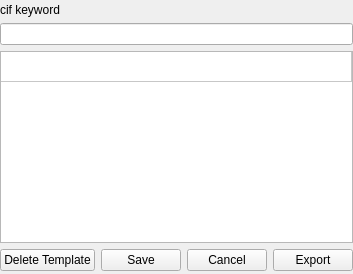
                 <widget class="QWidget" name="PropertiesEditPage">
                  <layout class="QVBoxLayout" name="verticalLayout_22">
                   <property name="leftMargin">
                    <number>0</number>
                   </property>
                   <property name="topMargin">
                    <number>3</number>
                   </property>
                   <property name="rightMargin">
                    <number>0</number>
                   </property>
                   <property name="bottomMargin">
                    <number>3</number>
                   </property>
                   <item>
                    <layout class="QVBoxLayout" name="KeywordVerticalLayout">
                     <item>
                      <widget class="QLabel" name="cifKeywordLB">
                       <property name="text">
                        <string>cif keyword</string>
                       </property>
                      </widget>
                     </item>
                     <item>
                      <widget class="QLineEdit" name="cifKeywordLineEdit"/>
                     </item>
                    </layout>
                   </item>
                   <item>
                    <widget class="MyPropTableWidget" name="PropertiesEditTableWidget">
                     <property name="autoScroll">
                      <bool>false</bool>
                     </property>
                     <property name="editTriggers">
                      <set>QAbstractItemView::AllEditTriggers</set>
                     </property>
                     <property name="selectionMode">
                      <enum>QAbstractItemView::SingleSelection</enum>
                     </property>
                     <property name="selectionBehavior">
                      <enum>QAbstractItemView::SelectRows</enum>
                     </property>
                     <property name="verticalScrollMode">
                      <enum>QAbstractItemView::ScrollPerPixel</enum>
                     </property>
                     <property name="horizontalScrollMode">
                      <enum>QAbstractItemView::ScrollPerPixel</enum>
                     </property>
                     <property name="rowCount">
                      <number>1</number>
                     </property>
                     <attribute name="horizontalHeaderVisible">
                      <bool>false</bool>
                     </attribute>
                     <attribute name="horizontalHeaderMinimumSectionSize">
                      <number>90</number>
                     </attribute>
                     <attribute name="horizontalHeaderDefaultSectionSize">
                      <number>170</number>
                     </attribute>
                     <attribute name="horizontalHeaderStretchLastSection">
                      <bool>true</bool>
                     </attribute>
                     <attribute name="verticalHeaderVisible">
                      <bool>false</bool>
                     </attribute>
                     <attribute name="verticalHeaderDefaultSectionSize">
                      <number>30</number>
                     </attribute>
                     <row/>
                     <column>
                      <property name="text">
                       <string/>
                      </property>
                     </column>
                    </widget>
                   </item>
                   <item>
                    <layout class="QHBoxLayout" name="horizontalLayout">
                     <item>
                      <widget class="QPushButton" name="DeletePropertiesButton">
                       <property name="sizePolicy">
                        <sizepolicy hsizetype="Expanding" vsizetype="Fixed">
                         <horstretch>1</horstretch>
                         <verstretch>0</verstretch>
                        </sizepolicy>
                       </property>
                       <property name="text">
                        <string>Delete Template</string>
                       </property>
                      </widget>
                     </item>
                     <item>
                      <widget class="QPushButton" name="SavePropertiesButton">
                       <property name="sizePolicy">
                        <sizepolicy hsizetype="Minimum" vsizetype="Fixed">
                         <horstretch>1</horstretch>
                         <verstretch>0</verstretch>
                        </sizepolicy>
                       </property>
                       <property name="text">
                        <string>Save</string>
                       </property>
                      </widget>
                     </item>
                     <item>
                      <widget class="QPushButton" name="CancelPropertiesButton">
                       <property name="sizePolicy">
                        <sizepolicy hsizetype="Expanding" vsizetype="Fixed">
                         <horstretch>1</horstretch>
                         <verstretch>0</verstretch>
                        </sizepolicy>
                       </property>
                       <property name="text">
                        <string>Cancel</string>
                       </property>
                      </widget>
                     </item>
                     <item>
                      <widget class="QPushButton" name="ExportPropertyButton">
                       <property name="text">
                        <string>Export</string>
                       </property>
                      </widget>
                     </item>
                    </layout>
                   </item>
                  </layout>
                 </widget>
